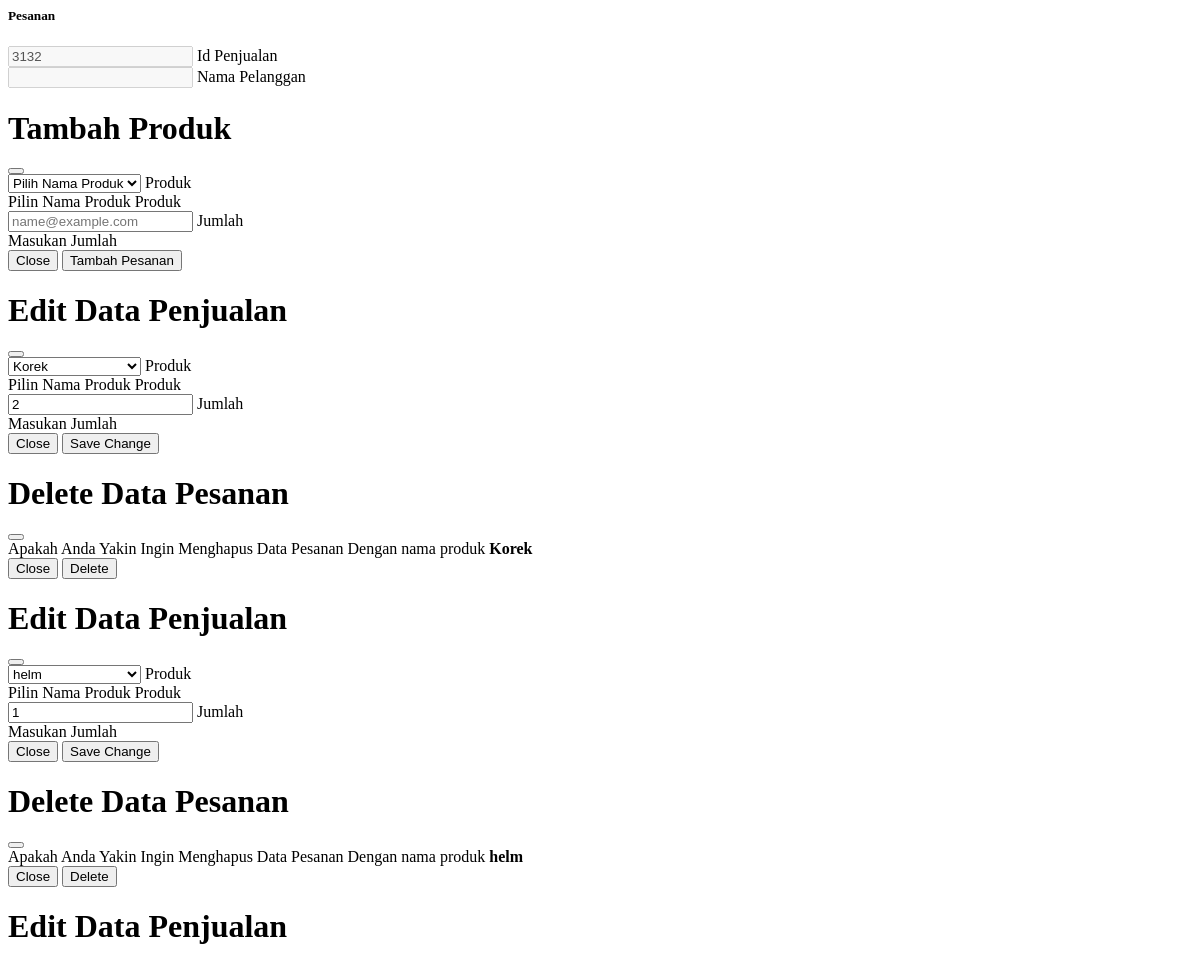
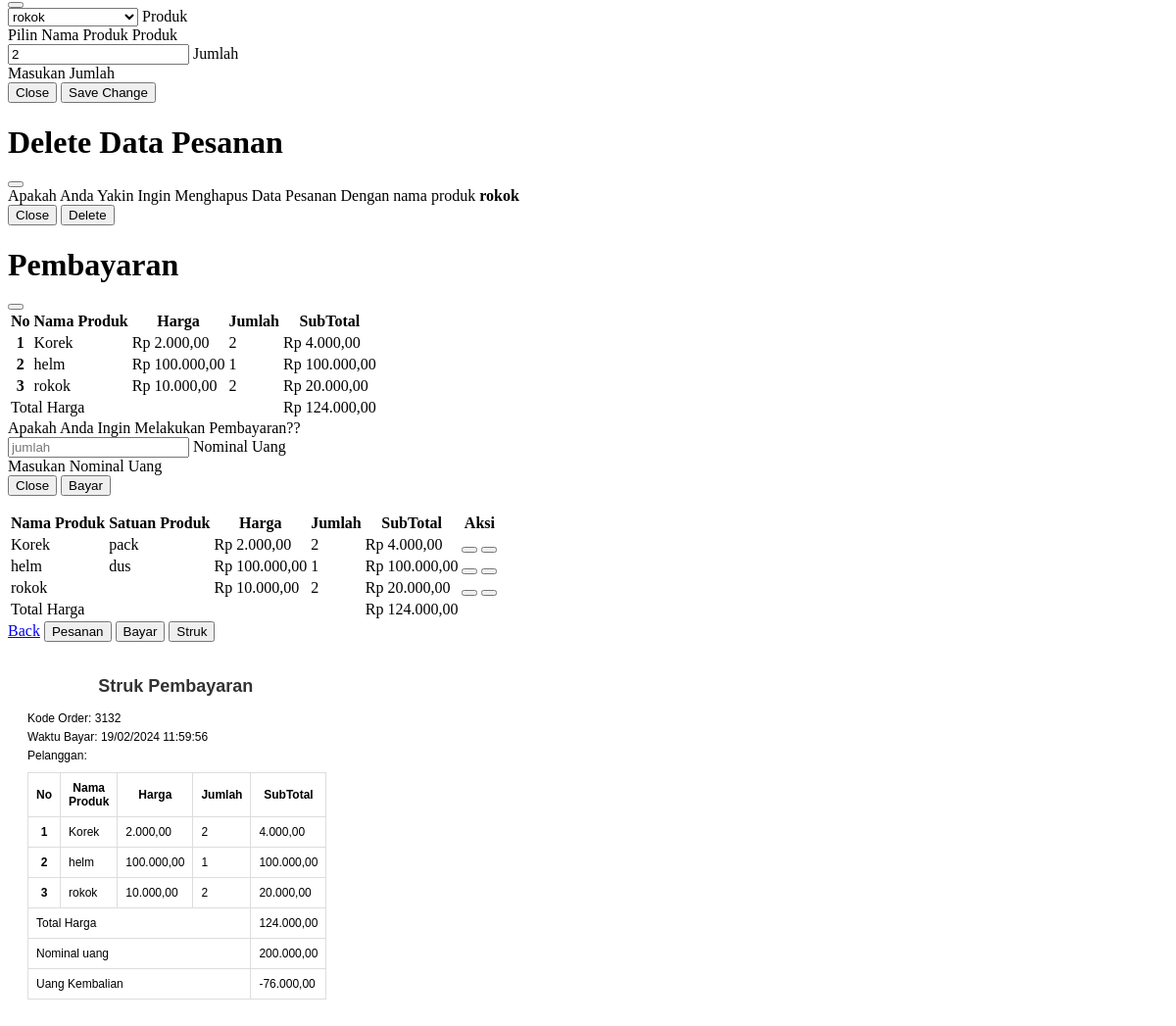
Page /kasir/pesanan.php?idpenjualan=3132 on the committed database (2 pictures, top to bottom).
### tables this page shows
CREATE TABLE `tb_detailpjl` (
  `id_detail` int(11) NOT NULL,
  `penjualan_id` int(11) NOT NULL,
  `produk_id` int(11) NOT NULL,
  `jumlah_produk` int(11) NOT NULL
);

CREATE TABLE `tb_produk` (
  `id_produk` int(11) NOT NULL,
  `nama` varchar(255) NOT NULL,
  `satuan` varchar(200) NOT NULL,
  `harga` int(11) NOT NULL,
  `stok` int(11) NOT NULL
);

CREATE TABLE `tb_bayar` (
  `id_bayar` bigint(20) NOT NULL,
  `nominal_uang` bigint(20) NOT NULL,
  `total_bayar` bigint(20) NOT NULL,
  `waktu_bayar` timestamp NOT NULL DEFAULT current_timestamp()
);

### kasir/pesanan.php (the view, shortened to what the rows shown need)
<?php
include "proses/connect.php";
$query = mysqli_query($conn, "SELECT *, tb_produk.id_produk, SUM(harga*jumlah_produk) AS hasilnya FROM tb_detailpjl
LEFT JOIN tb_penjualan ON tb_penjualan.id_penjualan = tb_detailpjl.penjualan_id
LEFT JOIN tb_produk ON tb_produk.id_produk = tb_detailpjl.produk_id
LEFT JOIN tb_bayar ON tb_bayar.id_bayar = tb_penjualan.id_penjualan
GROUP BY id_detail HAVING tb_detailpjl.penjualan_id = $_GET[idpenjualan]");
$kode = $_GET['idpenjualan'];
$nama = $_GET['namapl'];
while ($record = mysqli_fetch_array($query)) {
    $result[] = $record;
}
$select_produk = mysqli_query($conn, "SELECT id_produk,nama FROM tb_produk");
?>
<div class="col-lg-9 mt-2">
    <div class="card">
        <div class="card-body">
            <div class="modal fade" id="tambahpesanan" tabindex="-1" aria-labelledby="exampleModalLabel"
                aria-hidden="true">
                <div class="modal-dialog modal-lg modal-fullscreen-md-down">
                    <div class="modal-content">
                        <div class="modal-header">
                            <h1 class="modal-title fs-5" id="exampleModalLabel">Tambah Produk</h1>
                        </div>
                    </div>
                </div>
            </div>
            <?php
                            if (empty($result)) {
                                echo "Data Pesanan tidak ada";
                            } else {
            foreach ($result as $row) {
            ?>
            <div class="modal fade" id="edit<?php echo $row['id_detail'] ?>" tabindex="-1" aria-labelledby="exampleModalLabel"
                aria-hidden="true">
                <div class="modal-dialog modal-lg modal-fullscreen-md-down">
                    <div class="modal-content">
                        <div class="modal-header">
                            <h1 class="modal-title fs-5" id="exampleModalLabel">Edit Data Penjualan</h1>
                            <button type="button" class="btn-close" data-bs-dismiss="modal" aria-label="Close"></button>
                        </div>
                        <div class="modal-body">
                            <form class="text-center needs-validation" novalidate action="proses/edit-pesanan.php"
                                method="POST">
                                <div class="row">
                                    <div class="col-lg-6">
                                        <div class="form-floating mb-3">
                                        <select class="form-select" aria-label="Default select example" name="produk" required>
                                                    <?php
                                                        foreach($select_produk as $value){
                                                            if($row['produk_id']==$value['id_produk']){
                                                                echo '<option selected value="'.$value['id_produk'].'">'.$value['nama'].'</option>';
                                                            }else{
                                                            echo '<option value="'.$value['id_produk'].'">'.$value['nama'].'</option>';
                                                        }
                                                    }
                                                    ?>
                                        </select>
                                            <label for="floatingInput">Produk</label>
                                            <div class="invalid-feedback text-start">
                                                Pilin Nama Produk Produk
                                            </div>
                                        </div>
                                    </div>
                                    <div class="col-lg-6">
                                        <div class="form-floating mb-3">
                                            <input type="number" class="form-control" id="floatingInput" value="<?php echo $row['jumlah_produk'] ?>"  placeholder="name@example.com" name="jumlah" required>
                                            <label for="floatingInput">Jumlah</label>
                                            <div class="invalid-feedback text-start">
                                                Masukan Jumlah
                                            </div>
                                        </div>
                                    </div>
                                </div>
                                <div class="modal-footer">
                                    <button type="button" class="btn btn-secondary"
                                        data-bs-dismiss="modal">Close</button>
                                    <button type="submit" class="btn btn-primary" name="edit_pesanan_validate"
                                        value="1234">Save Change</button>
                                </div>
                            </form>
                        </div>
                    </div>
                </div>
            </div>
            <div class="modal fade" id="delete<?php echo $row['id_detail'] ?>" tabindex="-1" aria-labelledby="exampleModalLabel"
          aria-hidden="true">
          <div class="modal-dialog modal-md modal-fullscreen-md-down">
            <div class="modal-content">
              <div class="modal-header">
                <h1 class="modal-title fs-5" id="exampleModalLabel">Delete Data Pesanan</h1>
                <button type="button" class="btn-close" data-bs-dismiss="modal" aria-label="Close"></button>
              </div>
              <div class="modal-body">
                <form class="text-center needs-validation" novalidate action="proses/delete-pesanan.php" method="POST">
                  <div class="col-lg-12">
                    Apakah Anda Yakin Ingin Menghapus Data Pesanan Dengan nama produk <b><?php echo $row['nama'] ?></b>
                  </div>
                  <div class="modal-footer">
                    <button type="button" class="btn btn-secondary" data-bs-dismiss="modal">Close</button>
                    <button type="submit" class="btn btn-danger" name="delete_pesanan_validate" value="1234">Delete</button>
                  </div>
                </form>
              </div>
            </div>
          </div>
        </div>
            <?php
            }
            ?>
<div class="modal fade" id="bayar" tabindex="-1" aria-labelledby="exampleModalLabel" aria-hidden="true">
        <div class="modal-dialog modal-lg modal-fullscreen-md-down">
          <div class="modal-content">
            <div class="modal-header">
              <h1 class="modal-title fs-5" id="exampleModalLabel">Pembayaran</h1>
            </div>
            <div class="modal-body">
            <div class="table-responsive">
            <table class="table table-striped">
                <thead>
                    <tr>
                        <th scope="col">No</th>
                        <th scope="col">Nama Produk</th>
                        <th scope="col">Harga</th>
                        <th scope="col">Jumlah</th>
                        <th scope="col">SubTotal</th>
                    </tr>
                </thead>
                <tbody>
                    <?php
                    $no = 1;
                    foreach ($result as $row) {
                        ?>
                        <tr>
                            <th scope="row">
                                <?php echo $no++ ?>
                            </th>
                            <td>
                                <?php echo $row['nama'] ?>
                            </td>
                            <td>
                                <?php echo 'Rp ', number_format($row['harga'], 2, ',', '.') ?>
                            </td>
                            <td>
                                <?php echo $row['jumlah_produk'] ?>
                            </td>
                            <td>
                                <?php echo 'Rp ', number_format($row['hasilnya'], 2, ',', '.') ?>
                            </td>
                        </tr>
                    <?php
                    }
                    ?>
                </tbody>
            </table>
        </div>
            </div>
          </div>
        </div>
      </div>
            <div class="table-responsive" >
            <table class="table table-striped table-hover">
                <thead>
                    <tr class="text-nowrap" >
                        <th scope="col">Nama Produk</th>
                        <th scope="col">Satuan Produk</th>
                        <th scope="col">Harga</th>
                        <th scope="col">Jumlah</th>
                        <th scope="col">SubTotal</th>
                        <th scope="col">Aksi</th>
                    </tr>
                </thead>
                <tbody>
                    <?php
                    foreach ($result as $row) {
                        ?>
                        <tr>
                            <td>
                                <?php echo $row['nama'] ?>
                            </td>
                            <td>
                                <?php echo $row['satuan'] ?>
                            </td>
                            <td>
                                <?php echo 'Rp ', number_format($row['harga'], 2, ',', '.') ?>
                            </td>
                            <td>
                                <?php echo $row['jumlah_produk'] ?>
                            </td>
                            <td>
                                <?php echo 'Rp ', number_format($row['hasilnya'], 2, ',', '.') ?>
                            </td>
                           <td class="d-flex">
                                <button class="<?php echo (!empty($row['id_bayar'])) ? 'btn btn-secondary disabled' : 'btn btn-warning'; ?> btn-sm me-1" data-bs-toggle="modal" data-bs-target="#edit<?php echo $row['id_detail'] ?>"><i class="bi bi-pencil-square"></i></button>
                                <button class="<?php echo (!empty($row['id_bayar'])) ? 'btn btn-secondary disabled' : 'btn btn-danger'; ?> btn-sm" data-bs-toggle="modal" data-bs-target="#delete<?php echo $row['id_detail'] ?>"><i class="bi bi-trash"></i></button>
                            </td>
                        </tr>
                    <?php
                    }
                    ?>
                </tbody>
            </table>
            </div>
            <?php } ?>
        </div>
    </div>
</div>
<div id="Struk" class="d-none">
  <div id="struk">
  <h2>Struk Pembayaran </h2>
  <p>Kode Order: <?php echo $kode ?></p>
  <p>Waktu Bayar: <?php echo date('d/m/Y H:i:s', strtotime($result[0]['waktu_bayar'])) ?></p>
  <p>Pelanggan: <?php echo $nama ?></p>
  <table class="table table-responsive num-rows" >
  <thead>
                    <tr>
                        <th scope="col">No</th>
                        <th scope="col">Nama Produk</th>
                        <th scope="col">Harga</th>
                        <th scope="col">Jumlah</th>
                        <th scope="col">SubTotal</th>
                    </tr>
                </thead>
                <tbody>
                    <?php
                    $total = 0;
                    $no = 1;
                    foreach ($result as $row) {
                        ?>
                        <tr>
                            <th scope="row">
                                <?php echo $no++ ?>
                            </th>
                            <td>
                                <?php echo $row['nama'] ?>
                            </td>
                            <td>
                                <?php echo number_format($row['harga'], 2, ',', '.') ?>
                            </td>
                            <td>
                                <?php echo $row['jumlah_produk'] ?>
                            </td>
                            <td>
                                <?php echo number_format($row['hasilnya'], 2, ',', '.') ?>
                            </td>
                        </tr>
                    <?php
                    $total += $row['hasilnya'];
                    }
                    ?>
                    <tr>
                        <td colspan="4">
                            Nominal uang
                </td>
                            <td class="fw-semibold" >
                            <?php echo number_format( $row['nominal_uang'],2,',', '.') ?>
                            </td>
                            </tr>
                            <tr>
                               <td colspan="4">
                            Uang Kembalian
                        </td>
                        <?php $kembalian = $total - $row['nominal_uang'] ?>
                        <td class="fw-semibold" >
                        <?php echo number_format( $kembalian ,2,',', '.') ?>
                        </td>
                        </tr>
                </tbody>
  </table>
  </div>
</div>

### rows in the picture
tb_detailpjl: jumlah "2", produk.nama "Korek", produk.harga "2.000,00", jumlah_produk "2", hasilnya "4.000,00", produk.satuan "pack"
tb_detailpjl: jumlah "1", produk.nama "helm", produk.harga "100.000,00", jumlah_produk "1", hasilnya "100.000,00", produk.satuan "dus"
tb_detailpjl: jumlah "2", produk.nama "rokok", produk.harga "10.000,00", jumlah_produk "2", hasilnya "20.000,00"
tb_bayar: waktu_bayar "19/02/2024 11:59:56", nominal_uang "200.000,00", nominal_uang "-76.000,00"

### other values in the picture
$total "124.000,00"
$kode "3132"
form field produk "Korek"
form field produk "helm"
form field produk "rokok"
